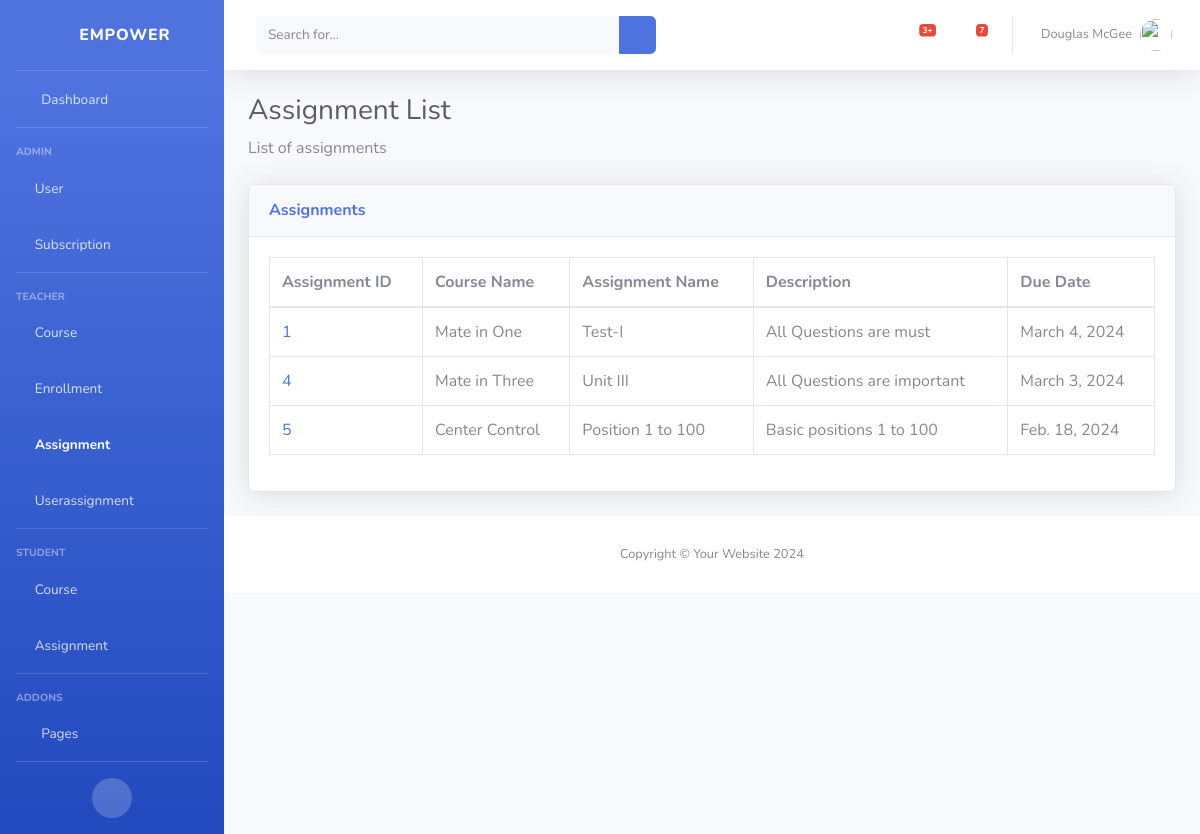
/assignments/, run on the app's committed database.
### classRoom/models.py (models this page shows)
class Assignment(models.Model):
    id = models.AutoField(primary_key=True)
    course = models.ForeignKey(Course, on_delete=models.CASCADE)
    assignment_name = models.CharField(max_length=100)
    description = models.TextField()
    due_date = models.DateField()

class Course(models.Model):
    id = models.AutoField(primary_key=True)
    course_name = models.CharField(max_length=100)
    course_description = models.TextField()

### classRoom/views.py (the view)
# urls.py: path('assignments/', view_assignments, name='view_assignments'),
def view_assignments(request):
    assignments = Assignment.objects.all()
    return render(request, 'assignments/view_assignments.html', {'assignments': assignments})

### classRoom/templates/assignments/view_assignments.html
{% extends 'base.html' %}
{% block content %}
<h1 class="h3 mb-2 text-gray-800">Assignment List</h1>
<p class="mb-4">List of assignments</p>
<div class="card shadow mb-4">
    <div class="card-header py-3">
        <h6 class="m-0 font-weight-bold text-primary">Assignments</h6>
    </div>
    <div class="card-body">
        <div class="table-responsive">
            <table class="table table-bordered" id="dataTable" width="100%" cellspacing="0">
                <thead>
                    <tr>
                        <th>Assignment ID</th>
                        <th>Course Name</th>
                        <th>Assignment Name</th>
                        <th>Description</th>
                        <th>Due Date</th>
                    </tr>
                </thead>
                <tbody>
                    {% for assignment in assignments %}
                        <tr>
                            <td><a href="{% url 'view_assignment' assignment.id %}">{{ assignment.id }}</a></td>
                            <td>{{ assignment.course.course_name }}</td>
                            <td>{{ assignment.assignment_name }}</td>
                            <td>{{ assignment.description }}</td>
                            <td>{{ assignment.due_date }}</td>
                        </tr>
                    {% endfor %}
                </tbody>
            </table>
        </div>
    </div>
</div>
{% endblock %}

### data on the page
Assignment: id "1", course.course_name "Mate in One", assignment_name "Test-I", description "All Questions are must", due_date "March 4, 2024"
Assignment: id "4", course.course_name "Mate in Three", assignment_name "Unit III", description "All Questions are important", due_date "March 3, 2024"
Assignment: id "5", course.course_name "Center Control", assignment_name "Position 1 to 100", description "Basic positions 1 to 100", due_date "Feb. 18, 2024"
